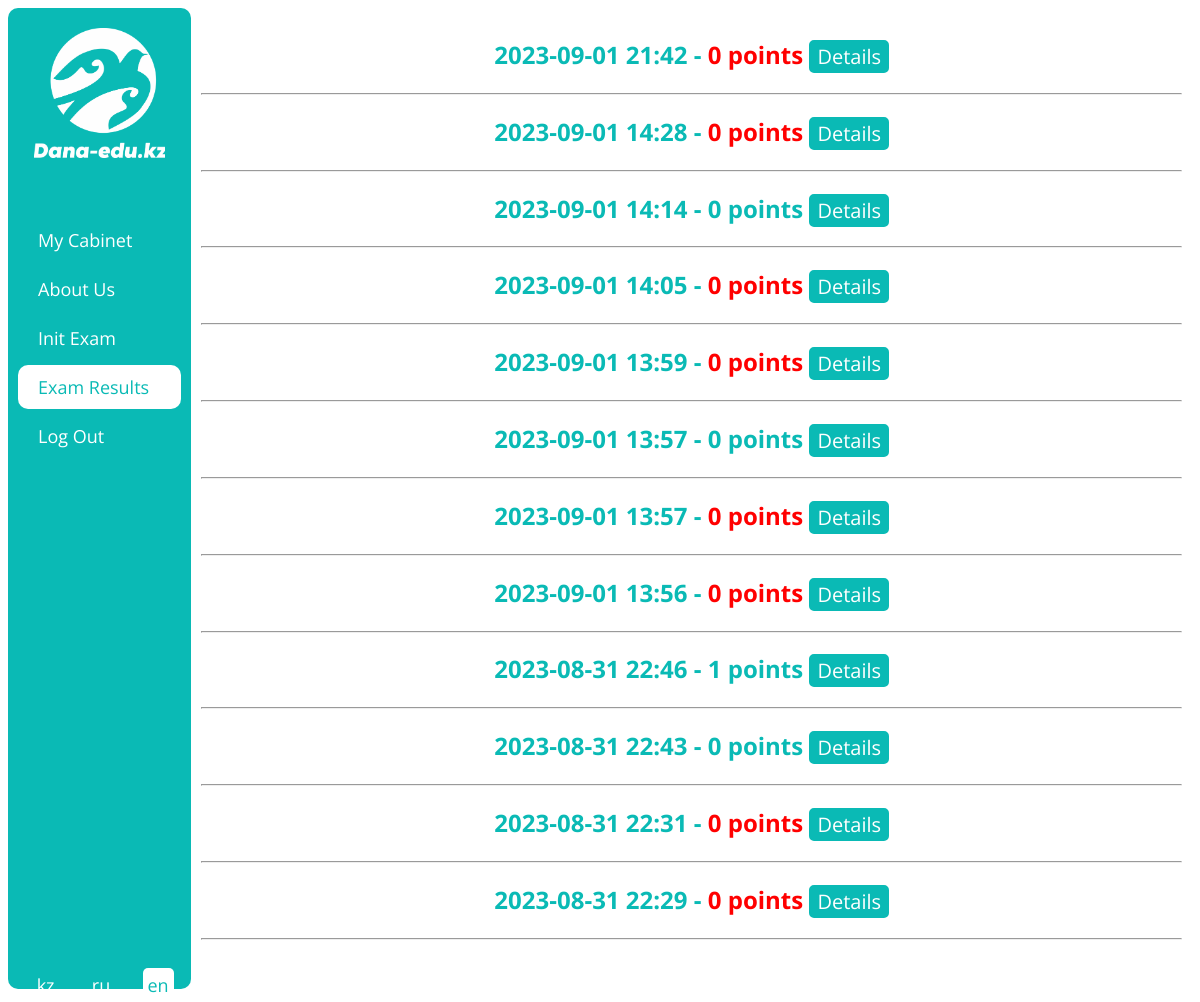
Screenshot of /en/exam_results (signed in) with the database file from the repository.
### examapp/models.py (models this page shows, shortened)
class Result(models.Model):
    user = models.ForeignKey('CustomUser', on_delete=models.CASCADE)
    variant = models.ForeignKey('Variant', on_delete=models.CASCADE)
    subjects = models.ManyToManyField('Subject')
    starts_at = models.DateTimeField(auto_now=True)
    ends_at = models.DateTimeField(null=True, blank=True)
    points = models.PositiveSmallIntegerField(default=0)
    questions = models.ManyToManyField('Question', blank=True)
    answers = models.ManyToManyField('PupilAnswer', blank=True)
    is_violated = models.BooleanField(default=False)

### examapp/views.py (the view)
# urls.py: path('exam_results', examResultsView, name='exam_results_url'),
@login_required(login_url='login_url')
def examResultsView(request):
    results = Result.objects.filter(user=request.user).order_by('-starts_at')
    context = {'results': results,
               'urls': getUserUrls(request.user)}
    return render(request, 'exam_results_page.html', context)

### examapp/functions.py (called while the page is built)
def getUserUrls(user) -> []:
    urls = [
        {'text': _('My Cabinet'), 'url': 'cabinet_url'},
        {'text': _('About Us'), 'url': 'about_us_url'}
    ]
    if user.type == 'PU':
        urls.append({'text': _('Init Exam'), 'url': 'exam_init_url'})
        urls.append({'text': _('Exam Results'), 'url': 'exam_results_url'})
    if user.type == 'MO':
        urls.append({'text': _('Get Stats'), 'url': 'get_stats_url'})
        urls.append({'text': _('Add Question'), 'url': 'add_questions_init_url'})
        urls.append({'text': _('Questions Update'), 'url': 'questions_update_url'})
        urls.append({'text': _('Set Exam For Groups'), 'url': 'set_exam_for_groups_url'})
    urls.append({'text': _('Log Out'), 'url': 'logout_url'})
    return urls

### templates/exam_results_page.html
{% extends 'base.html' %}
{% load i18n %}
{% block content %}
    {% for result in results %}
        {% if result.is_violated %}
        <h2>
            {{ result.starts_at|date:'Y-m-d H:i' }} - <span style="color: red;">{{ result.points }} {% trans 'points' %}</span>
            <button class="btn" onclick="location.href='{% url 'exam_result_url' result.id %}'">{% trans 'Check' %}</button>
        </h2>
        {% else %}
        <h2>
            {{ result.starts_at|date:'Y-m-d H:i' }} - <span>{{ result.points }} {% trans 'points' %}</span>
            <button class="btn" onclick="location.href='{% url 'exam_result_url' result.id %}'">{% trans 'Check' %}</button>
        </h2>
        {% endif %}
        <hr>
    {% endfor %}
{% endblock content %}

### static/css/style.css (style rules this page uses)
html { user-select: none; }
body { font-family: 'Open Sans', sans-serif; }
h1, h2 { color: #0ABAB5; }
.btn { font-size: 20px; font-family: 'Open Sans', sans-serif; background: #0ABAB5; border-radius: 5px; color: #ffffff; border: 2px solid #0ABAB5; }

### rows the page displays
Result: starts_at "2023-09-01 21:42", points "0"
Result: starts_at "2023-09-01 14:28", points "0"
Result: starts_at "2023-09-01 14:14", points "0"
Result: starts_at "2023-09-01 14:05", points "0"
Result: starts_at "2023-09-01 13:59", points "0"
Result: starts_at "2023-09-01 13:57", points "0"
Result: starts_at "2023-09-01 13:57", points "0"
Result: starts_at "2023-09-01 13:56", points "0"
Result: starts_at "2023-08-31 22:46", points "1"
Result: starts_at "2023-08-31 22:43", points "0"
Result: starts_at "2023-08-31 22:31", points "0"
Result: starts_at "2023-08-31 22:29", points "0"

### other values shown
{{ url.text }} "My Cabinet" "About Us" "Init Exam" "Exam Results" "Log Out"
{{ language.code }} "ru"
{{ language.code }} "en"
